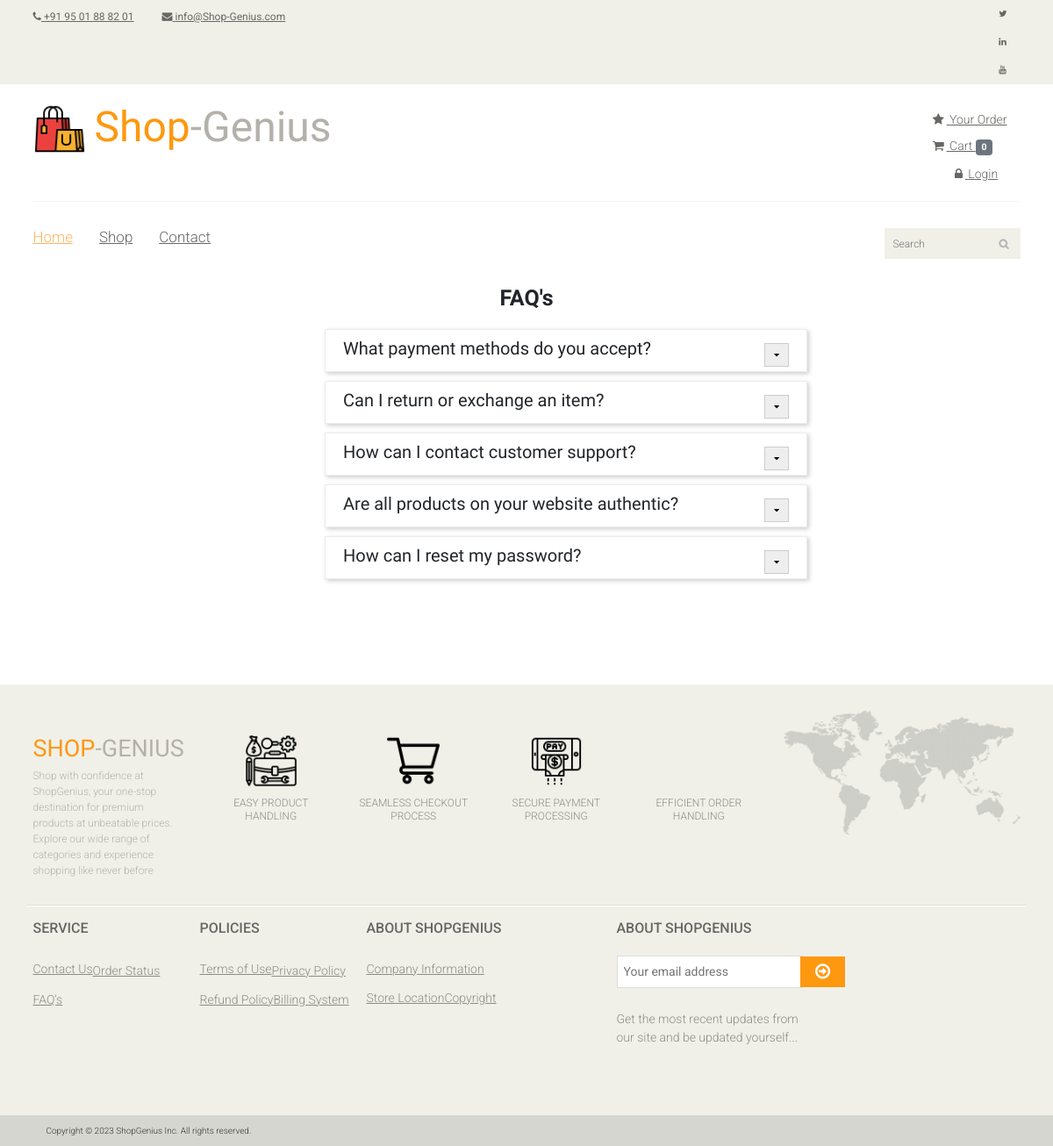
Screenshot of /faq/ with the database file from the repository.
### app/models.py (models this page shows, shortened)
class FAQ(models.Model):
    question = models.CharField(max_length=255)
    answer = models.TextField()

### e_shop/views.py (the view)
# urls.py: path('faq/', views.faq_list, name='faq_list'),
def faq_list(request):
    with transaction.atomic():
        faqs = FAQ.objects.all()
        about_email = request.POST.get('about')
        if about_email:
            about = About(email=about_email)
            about.save()
    return render(request, 'faq.html', {'faqs': faqs})

### templates/faq.html (shortened to what this page needs)
{% extends "master.html" %}
{% block body %}
<h1 class="faq-h1">FAQ's</h1>
<div class="faq">
    <ul>
        {% for faq in faqs %}
        <li>
            <div class="faq-question">
                <div style="flex: 1; margin-left:15px;">
                    <h2 class="faq-que">{{ faq.question }}</h2>
                </div>
                <div style="margin-left: 20px; margin-right:15px;">
                    <button class="faq-toggle" style="background-color: #eeeeee; border: 0.5px solid rgb(205, 204, 204); padding: 5px 10px;">
                        <i class="fa fa-caret-down"></i>
                    </button>
                </div>
                <br>
            </div>
        </li>
        {% empty %}
        <li>No FAQs found.</li>
        {% endfor %}
    </ul>
</div>
{% endblock body %}

### static/css/main.css (style rules this page uses)
html { scroll-behavior: smooth; }
body { font-family: 'Roboto', sans-serif; background:; position: relative; font-weight:400px; }
ul li { list-style: none; }
h1, h2, h3, h4, h5, h6 { font-family: 'Roboto', sans-serif; }

### templates/master.html (style rules this page uses)
.faq { display: block; justify-content: center; font-family: "Abel", sans-serif; margin-left: 350px; margin-right: 280px; margin-bottom: 120px; }
.faq-que { font-family: "Abel", sans-serif; font-style: bold; }
.faq-question { display: flex; align-items: center; }
.faq-toggle { margin-top: 10px; }

### templates/faq.html (style rules this page uses)
.faq-h1 { font-family: "Abel", sans-serif; display: flex; justify-content: center; font-weight: bold; margin-bottom: 20px; }
.faq-question { border: 1px solid rgb(237, 236, 236); padding: 5px; margin-bottom: 10px; box-shadow: 2px 2px 5px rgba(0, 0, 0, 0.2); display: flex; justify-content: space-between; align-items: center; cursor: pointer; }

### rows the page displays
FAQ: question "What payment methods do you accept?"
FAQ: question "Can I return or exchange an item?"
FAQ: question "How can I contact customer support?"
FAQ: question "Are all products on your website authentic?"
FAQ: question "How can I reset my password?"

### other values shown
{{ request.session.cart|length }} "0"
